Frame 1 (no input): blank canvas, image omitted
Frame 60 (the mouse pressed at the canvas centre just before this capture): blank canvas, image omitted
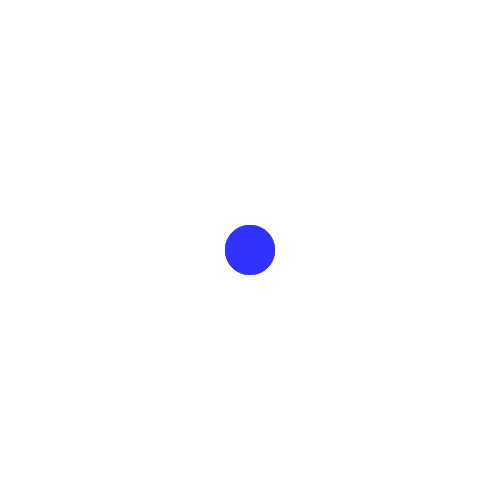
Frame 120 (the mouse held since frame 60 and released just before this capture)

The Processing sketch whose frames 1 and 60 were blank and that drew this single picture after the mouse press (run headless with seeded random() and noise(); from frame 60 on, the mouse is pressed at the canvas centre):

// Processing sketch: sketch_3
// ── sketch_3.pde
void setup(){
  size(500,500);
  background(255);
}

void draw(){
  fill(0,0,255);
  noStroke();
  if(mousePressed){
    ellipse(mouseX, mouseY, 50, 50);
  }
  
  fill(255,50);
  rect(0,0,width,height);
}
